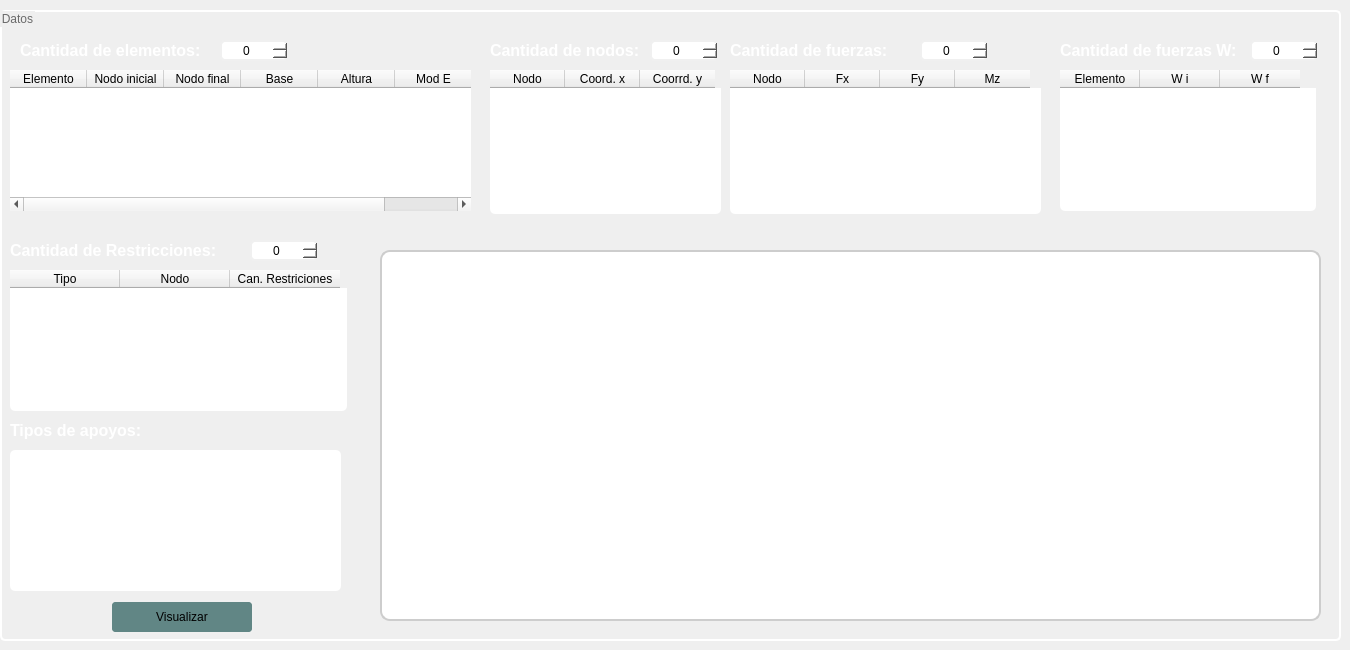
       <widget class="QWidget" name="pagina_1">
        <widget class="QGroupBox" name="groupBox">
         <property name="enabled">
          <bool>true</bool>
         </property>
         <property name="geometry">
          <rect>
           <x>0</x>
           <y>10</y>
           <width>1341</width>
           <height>631</height>
          </rect>
         </property>
         <property name="styleSheet">
          <string notr="true">QGroupBox{
/*Borde*/
border: 2px solid rgb(255, 255, 255);
border-radius: 5px;

	/*Letra*/
	font: 15pt &quot;Impact&quot;;
	color: rgb(106, 106, 106);
}</string>
         </property>
         <property name="title">
          <string>Datos</string>
         </property>
         <widget class="QTableWidget" name="tbl_Elem">
          <property name="enabled">
           <bool>true</bool>
          </property>
          <property name="geometry">
           <rect>
            <x>10</x>
            <y>60</y>
            <width>461</width>
            <height>141</height>
           </rect>
          </property>
          <property name="cursor" stdset="0">
           <cursorShape>ArrowCursor</cursorShape>
          </property>
          <property name="styleSheet">
           <string notr="true">QTableWidget{
background-color: rgb(255, 255, 255);
border-radius : 5px
}
QHeaderView::section{
border-radius : 5px
font: 75 11pt &quot;Times New Roman&quot;;
}
</string>
          </property>
          <property name="autoScroll">
           <bool>true</bool>
          </property>
          <property name="showGrid">
           <bool>true</bool>
          </property>
          <property name="gridStyle">
           <enum>Qt::SolidLine</enum>
          </property>
          <property name="sortingEnabled">
           <bool>false</bool>
          </property>
          <property name="rowCount">
           <number>0</number>
          </property>
          <attribute name="horizontalHeaderVisible">
           <bool>true</bool>
          </attribute>
          <attribute name="horizontalHeaderCascadingSectionResizes">
           <bool>false</bool>
          </attribute>
          <attribute name="horizontalHeaderMinimumSectionSize">
           <number>42</number>
          </attribute>
          <attribute name="horizontalHeaderDefaultSectionSize">
           <number>77</number>
          </attribute>
          <attribute name="horizontalHeaderShowSortIndicator" stdset="0">
           <bool>false</bool>
          </attribute>
          <attribute name="verticalHeaderVisible">
           <bool>false</bool>
          </attribute>
          <attribute name="verticalHeaderCascadingSectionResizes">
           <bool>false</bool>
          </attribute>
          <attribute name="verticalHeaderMinimumSectionSize">
           <number>30</number>
          </attribute>
          <attribute name="verticalHeaderDefaultSectionSize">
           <number>30</number>
          </attribute>
          <attribute name="verticalHeaderHighlightSections">
           <bool>true</bool>
          </attribute>
          <attribute name="verticalHeaderShowSortIndicator" stdset="0">
           <bool>false</bool>
          </attribute>
          <attribute name="verticalHeaderStretchLastSection">
           <bool>false</bool>
          </attribute>
          <column>
           <property name="text">
            <string>Elemento</string>
           </property>
          </column>
          <column>
           <property name="text">
            <string>Nodo inicial</string>
           </property>
          </column>
          <column>
           <property name="text">
            <string>Nodo final</string>
           </property>
          </column>
          <column>
           <property name="text">
            <string>Base</string>
           </property>
          </column>
          <column>
           <property name="text">
            <string>Altura</string>
           </property>
          </column>
          <column>
           <property name="text">
            <string>Mod E</string>
           </property>
          </column>
         </widget>
         <widget class="QSpinBox" name="sp_nElem">
          <property name="geometry">
           <rect>
            <x>220</x>
            <y>30</y>
            <width>68</width>
            <height>21</height>
           </rect>
          </property>
          <property name="cursor">
           <cursorShape>PointingHandCursor</cursorShape>
          </property>
          <property name="styleSheet">
           <string notr="true">
QSpinBox{

/* Color de fondo*/
background-color: rgb(255, 255, 255); 

/* borde*/
border-radius : 5px;
border : 2px solid  rgb(240, 240, 240);

/* Color de letras*/
	color: rgb(1, 1, 1);

	font: 10pt &quot;Times New Roman&quot;;
}


QComboBox:hover{


border : 2px solid rgb(254, 251, 216);

}

</string>
          </property>
          <property name="alignment">
           <set>Qt::AlignCenter</set>
          </property>
         </widget>
         <widget class="QTableWidget" name="tbl_Nod">
          <property name="geometry">
           <rect>
            <x>490</x>
            <y>60</y>
            <width>231</width>
            <height>144</height>
           </rect>
          </property>
          <property name="styleSheet">
           <string notr="true">QTableWidget{
background-color: rgb(255, 255, 255);
border-radius : 5px
}
QHeaderView::section{
border-radius : 5px
font: 75 11pt &quot;Times New Roman&quot;;
}
</string>
          </property>
          <property name="rowCount">
           <number>0</number>
          </property>
          <attribute name="horizontalHeaderMinimumSectionSize">
           <number>42</number>
          </attribute>
          <attribute name="horizontalHeaderDefaultSectionSize">
           <number>75</number>
          </attribute>
          <attribute name="verticalHeaderVisible">
           <bool>false</bool>
          </attribute>
          <column>
           <property name="text">
            <string>Nodo</string>
           </property>
          </column>
          <column>
           <property name="text">
            <string>Coord. x</string>
           </property>
          </column>
          <column>
           <property name="text">
            <string>Coorrd. y</string>
           </property>
          </column>
         </widget>
         <widget class="QSpinBox" name="sp_nNo">
          <property name="geometry">
           <rect>
            <x>650</x>
            <y>30</y>
            <width>68</width>
            <height>21</height>
           </rect>
          </property>
          <property name="cursor">
           <cursorShape>PointingHandCursor</cursorShape>
          </property>
          <property name="styleSheet">
           <string notr="true">
QSpinBox{

/* Color de fondo*/
background-color: rgb(255, 255, 255); 

/* borde*/
border-radius : 5px;
border : 2px solid  rgb(240, 240, 240);

/* Color de letras*/
	color: rgb(1, 1, 1);

	font: 10pt &quot;Times New Roman&quot;;
}


QComboBox:hover{


border : 2px solid rgb(254, 251, 216);

}

</string>
          </property>
          <property name="alignment">
           <set>Qt::AlignCenter</set>
          </property>
         </widget>
         <widget class="QSpinBox" name="sp_nFuer">
          <property name="geometry">
           <rect>
            <x>920</x>
            <y>30</y>
            <width>68</width>
            <height>21</height>
           </rect>
          </property>
          <property name="cursor">
           <cursorShape>PointingHandCursor</cursorShape>
          </property>
          <property name="styleSheet">
           <string notr="true">
QSpinBox{

/* Color de fondo*/
background-color: rgb(255, 255, 255); 

/* borde*/
border-radius : 5px;
border : 2px solid  rgb(240, 240, 240);

/* Color de letras*/
	color: rgb(1, 1, 1);

	font: 10pt &quot;Times New Roman&quot;;
}


QComboBox:hover{


border : 2px solid rgb(254, 251, 216);

}

</string>
          </property>
          <property name="alignment">
           <set>Qt::AlignCenter</set>
          </property>
         </widget>
         <widget class="QTableWidget" name="tbl_Fuer">
          <property name="geometry">
           <rect>
            <x>730</x>
            <y>60</y>
            <width>311</width>
            <height>144</height>
           </rect>
          </property>
          <property name="styleSheet">
           <string notr="true">QTableWidget{
background-color: rgb(255, 255, 255);
border-radius : 5px
}
QHeaderView::section{
border-radius : 5px
font: 75 11pt &quot;Times New Roman&quot;;
}
</string>
          </property>
          <property name="rowCount">
           <number>0</number>
          </property>
          <attribute name="horizontalHeaderMinimumSectionSize">
           <number>42</number>
          </attribute>
          <attribute name="horizontalHeaderDefaultSectionSize">
           <number>75</number>
          </attribute>
          <attribute name="verticalHeaderVisible">
           <bool>false</bool>
          </attribute>
          <column>
           <property name="text">
            <string>Nodo</string>
           </property>
          </column>
          <column>
           <property name="text">
            <string>Fx</string>
           </property>
          </column>
          <column>
           <property name="text">
            <string>Fy</string>
           </property>
          </column>
          <column>
           <property name="text">
            <string>Mz</string>
           </property>
          </column>
         </widget>
         <widget class="MatplotlibWidgetaLienzo" name="wgt_Rest" native="true">
          <property name="geometry">
           <rect>
            <x>10</x>
            <y>440</y>
            <width>331</width>
            <height>141</height>
           </rect>
          </property>
          <property name="styleSheet">
           <string notr="true">background-color: rgb(255, 255, 255);
border-radius : 5px</string>
          </property>
         </widget>
         <widget class="MatplotlibWidgetaLienzo" name="wgt_porticos" native="true">
          <property name="geometry">
           <rect>
            <x>380</x>
            <y>240</y>
            <width>941</width>
            <height>371</height>
           </rect>
          </property>
          <property name="cursor">
           <cursorShape>ArrowCursor</cursorShape>
          </property>
          <property name="mouseTracking">
           <bool>false</bool>
          </property>
          <property name="styleSheet">
           <string notr="true">/* color de fondo*/
background-color: rgb(255, 255, 255);
/*borde redondo*/
border-radius : 10px;
/* linea de borde*/
border : 2px solid rgb(205, 205, 205);</string>
          </property>
         </widget>
         <widget class="QLabel" name="label_4">
          <property name="geometry">
           <rect>
            <x>10</x>
            <y>230</y>
            <width>221</width>
            <height>21</height>
           </rect>
          </property>
          <property name="styleSheet">
           <string notr="true">QLabel{
background-color: None;
	color: rgb(255, 255, 255);
}</string>
          </property>
          <property name="text">
           <string>&lt;html&gt;&lt;head/&gt;&lt;body&gt;&lt;p&gt;&lt;span style=&quot; font-size:12pt; font-weight:600;&quot;&gt;Cantidad de Restricciones:&lt;/span&gt;&lt;/p&gt;&lt;/body&gt;&lt;/html&gt;</string>
          </property>
         </widget>
         <widget class="QTableWidget" name="tbl_Rest">
          <property name="geometry">
           <rect>
            <x>10</x>
            <y>260</y>
            <width>337</width>
            <height>141</height>
           </rect>
          </property>
          <property name="styleSheet">
           <string notr="true">QTableWidget{
background-color: rgb(255, 255, 255);
border-radius : 5px
}
QHeaderView::section{
border-radius : 5px
font: 75 11pt &quot;Times New Roman&quot;;
}
</string>
          </property>
          <property name="rowCount">
           <number>0</number>
          </property>
          <attribute name="horizontalHeaderMinimumSectionSize">
           <number>42</number>
          </attribute>
          <attribute name="horizontalHeaderDefaultSectionSize">
           <number>110</number>
          </attribute>
          <attribute name="horizontalHeaderShowSortIndicator" stdset="0">
           <bool>false</bool>
          </attribute>
          <attribute name="verticalHeaderVisible">
           <bool>false</bool>
          </attribute>
          <attribute name="verticalHeaderCascadingSectionResizes">
           <bool>false</bool>
          </attribute>
          <attribute name="verticalHeaderDefaultSectionSize">
           <number>30</number>
          </attribute>
          <attribute name="verticalHeaderHighlightSections">
           <bool>true</bool>
          </attribute>
          <column>
           <property name="text">
            <string>Tipo</string>
           </property>
          </column>
          <column>
           <property name="text">
            <string>Nodo</string>
           </property>
          </column>
          <column>
           <property name="text">
            <string>Can. Restriciones</string>
           </property>
          </column>
         </widget>
         <widget class="QSpinBox" name="sp_nRest">
          <property name="geometry">
           <rect>
            <x>250</x>
            <y>230</y>
            <width>68</width>
            <height>21</height>
           </rect>
          </property>
          <property name="cursor">
           <cursorShape>PointingHandCursor</cursorShape>
          </property>
          <property name="styleSheet">
           <string notr="true">
QSpinBox{

/* Color de fondo*/
background-color: rgb(255, 255, 255); 

/* borde*/
border-radius : 5px;
border : 2px solid  rgb(240, 240, 240);

/* Color de letras*/
	color: rgb(1, 1, 1);

	font: 10pt &quot;Times New Roman&quot;;
}


QComboBox:hover{


border : 2px solid rgb(254, 251, 216);

}

</string>
          </property>
          <property name="alignment">
           <set>Qt::AlignCenter</set>
          </property>
         </widget>
         <widget class="QLabel" name="label_5">
          <property name="geometry">
           <rect>
            <x>10</x>
            <y>410</y>
            <width>191</width>
            <height>21</height>
           </rect>
          </property>
          <property name="styleSheet">
           <string notr="true">QLabel{
background-color: None;
	color: rgb(255, 255, 255);
}</string>
          </property>
          <property name="text">
           <string>&lt;html&gt;&lt;head/&gt;&lt;body&gt;&lt;p&gt;&lt;span style=&quot; font-size:12pt; font-weight:600;&quot;&gt;Tipos de apoyos:&lt;/span&gt;&lt;/p&gt;&lt;/body&gt;&lt;/html&gt;</string>
          </property>
         </widget>
         <widget class="QPushButton" name="btn_visualizar">
          <property name="geometry">
           <rect>
            <x>110</x>
            <y>590</y>
            <width>144</width>
            <height>34</height>
           </rect>
          </property>
          <property name="cursor">
           <cursorShape>PointingHandCursor</cursorShape>
          </property>
          <property name="styleSheet">
           <string notr="true">QPushButton{
/* Color de fondo*/
background-color: rgb(97, 134, 133);

font: 75 14pt &quot;Bell MT&quot;;
border-radius : 5px;
border : 2px solid  rgb(240, 240, 240);

}

/* Cambia color al estar sobre*/
QPushButton:hover{

background-color:rgb(120, 165, 164);
border : 2px solid  rgb(0, 255, 255);

}
/* Cambia color al dar click*/
QPushButton:pressed{

background-color:rgb(173, 238, 236);
border : 2px solid  rgb(0, 179, 179);

}

</string>
          </property>
          <property name="text">
           <string>Visualizar</string>
          </property>
         </widget>
         <widget class="QLabel" name="label_6">
          <property name="geometry">
           <rect>
            <x>20</x>
            <y>30</y>
            <width>191</width>
            <height>21</height>
           </rect>
          </property>
          <property name="styleSheet">
           <string notr="true">QLabel{
background-color: None;
	color: rgb(255, 255, 255);
}</string>
          </property>
          <property name="text">
           <string>&lt;html&gt;&lt;head/&gt;&lt;body&gt;&lt;p&gt;&lt;span style=&quot; font-size:12pt; font-weight:600;&quot;&gt;Cantidad de elementos:&lt;/span&gt;&lt;/p&gt;&lt;/body&gt;&lt;/html&gt;</string>
          </property>
         </widget>
         <widget class="QLabel" name="label_7">
          <property name="geometry">
           <rect>
            <x>490</x>
            <y>30</y>
            <width>161</width>
            <height>21</height>
           </rect>
          </property>
          <property name="styleSheet">
           <string notr="true">QLabel{
background-color: None;
	color: rgb(255, 255, 255);
}</string>
          </property>
          <property name="text">
           <string>&lt;html&gt;&lt;head/&gt;&lt;body&gt;&lt;p&gt;&lt;span style=&quot; font-size:12pt; font-weight:600;&quot;&gt;Cantidad de nodos:&lt;/span&gt;&lt;/p&gt;&lt;/body&gt;&lt;/html&gt;</string>
          </property>
         </widget>
         <widget class="QLabel" name="label_8">
          <property name="geometry">
           <rect>
            <x>730</x>
            <y>30</y>
            <width>171</width>
            <height>21</height>
           </rect>
          </property>
          <property name="styleSheet">
           <string notr="true">QLabel{
background-color: None;
	color: rgb(255, 255, 255);
}</string>
          </property>
          <property name="text">
           <string>&lt;html&gt;&lt;head/&gt;&lt;body&gt;&lt;p&gt;&lt;span style=&quot; font-size:12pt; font-weight:600;&quot;&gt;Cantidad de fuerzas:&lt;/span&gt;&lt;/p&gt;&lt;/body&gt;&lt;/html&gt;</string>
          </property>
         </widget>
         <widget class="QTableWidget" name="tbl_Fuer_W">
          <property name="geometry">
           <rect>
            <x>1060</x>
            <y>60</y>
            <width>256</width>
            <height>141</height>
           </rect>
          </property>
          <property name="styleSheet">
           <string notr="true">QTableWidget{
background-color: rgb(255, 255, 255);
border-radius : 5px
}
QHeaderView::section{
border-radius : 5px
font: 75 11pt &quot;Times New Roman&quot;;
}
</string>
          </property>
          <attribute name="horizontalHeaderDefaultSectionSize">
           <number>80</number>
          </attribute>
          <column>
           <property name="text">
            <string>Elemento</string>
           </property>
          </column>
          <column>
           <property name="text">
            <string>W i</string>
           </property>
          </column>
          <column>
           <property name="text">
            <string>W f</string>
           </property>
          </column>
         </widget>
         <widget class="QLabel" name="label_14">
          <property name="geometry">
           <rect>
            <x>1060</x>
            <y>30</y>
            <width>221</width>
            <height>21</height>
           </rect>
          </property>
          <property name="styleSheet">
           <string notr="true">QLabel{
background-color: None;
	color: rgb(255, 255, 255);
}</string>
          </property>
          <property name="text">
           <string>&lt;html&gt;&lt;head/&gt;&lt;body&gt;&lt;p&gt;&lt;span style=&quot; font-size:12pt; font-weight:600;&quot;&gt;Cantidad de fuerzas W:&lt;/span&gt;&lt;/p&gt;&lt;/body&gt;&lt;/html&gt;</string>
          </property>
         </widget>
         <widget class="QSpinBox" name="sp_nFuer_W">
          <property name="geometry">
           <rect>
            <x>1250</x>
            <y>30</y>
            <width>68</width>
            <height>21</height>
           </rect>
          </property>
          <property name="cursor">
           <cursorShape>PointingHandCursor</cursorShape>
          </property>
          <property name="styleSheet">
           <string notr="true">
QSpinBox{

/* Color de fondo*/
background-color: rgb(255, 255, 255); 

/* borde*/
border-radius : 5px;
border : 2px solid  rgb(240, 240, 240);

/* Color de letras*/
	color: rgb(1, 1, 1);

	font: 10pt &quot;Times New Roman&quot;;
}


QComboBox:hover{


border : 2px solid rgb(254, 251, 216);

}

</string>
          </property>
          <property name="alignment">
           <set>Qt::AlignCenter</set>
          </property>
         </widget>
        </widget>
       </widget>
